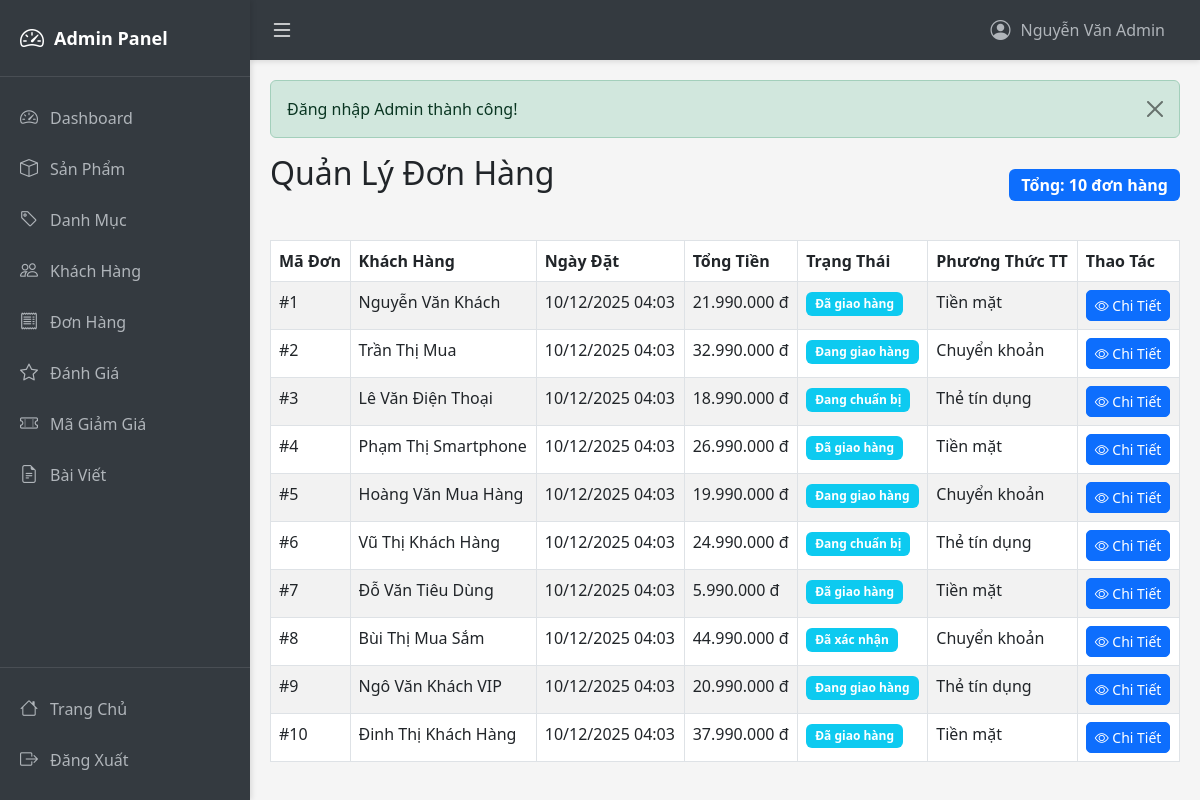
The page /admin/orders (signed in) on the database its author committed.
### tables this page shows
CREATE TABLE Orders (
  order_id INT AUTO_INCREMENT PRIMARY KEY,
  customer_id INT,
  employee_id INT,
  order_date DATETIME DEFAULT CURRENT_TIMESTAMP,
  total_amount DECIMAL(12,2),
  order_status_id INT,
  payment_method VARCHAR(50),
  note TEXT,
  FOREIGN KEY (customer_id) REFERENCES Customers(customer_id) ON DELETE SET NULL,
  FOREIGN KEY (employee_id) REFERENCES Employees(employee_id) ON DELETE SET NULL,
  FOREIGN KEY (order_status_id) REFERENCES Order_Status(order_status_id) ON DELETE SET NULL
);

CREATE TABLE Customers (
  customer_id INT AUTO_INCREMENT PRIMARY KEY,
  full_name VARCHAR(100),
  phone_number VARCHAR(15),
  email VARCHAR(100),
  address VARCHAR(255),
  gender VARCHAR(10),
  date_of_birth DATE,
  created_at DATETIME DEFAULT CURRENT_TIMESTAMP
);

CREATE TABLE Order_Status (
  order_status_id INT AUTO_INCREMENT PRIMARY KEY,
  status_name VARCHAR(50),
  description TEXT
);

### controllers/AdminController.php (called while the page is built, shortened)
<?php
class AdminController extends BaseController {
    private $orderModel;
    public function __construct() {
        $this->orderModel = new OrderModel();
    }
    public function orders() {
        $orders = $this->orderModel->getAllOrders();
        $data = [
            'orders' => $orders,
            'pageTitle' => 'Quản Lý Đơn Hàng'
        ];
        $this->view('admin/orders/index', $data, true);
    }
}
?>

### models/BaseModel.php (called while the page is built, shortened)
<?php
class BaseModel {
    public function __construct() {
        $db = new Database();
        $this->conn = $db->getConnection();
    }
}
?>

### config/database.php (called while the page is built, shortened)
<?php
class Database {
    private $host = "localhost";
    private $db_name = "inventory_system";
    private $username = "root";
    private $password = "";
    public function getConnection() {
        $this->conn = null;
        try {
            $this->conn = new PDO(
                "mysql:host=" . $this->host . ";dbname=" . $this->db_name . ";charset=utf8mb4",
                $this->username,
                $this->password
            );
            $this->conn->setAttribute(PDO::ATTR_ERRMODE, PDO::ERRMODE_EXCEPTION);
            $this->conn->setAttribute(PDO::ATTR_DEFAULT_FETCH_MODE, PDO::FETCH_ASSOC);
        } catch(PDOException $e) {
            echo "Connection error: " . $e->getMessage();
        }
        return $this->conn;
    }
}
?>

### models/OrderModel.php (called while the page is built, shortened)
<?php
class OrderModel extends BaseModel {
    public function getAllOrders($limit = null, $offset = 0) {
        $sql = "SELECT o.*, c.full_name as customer_name, os.status_name
                FROM Orders o
                LEFT JOIN Customers c ON o.customer_id = c.customer_id
                LEFT JOIN Order_Status os ON o.order_status_id = os.order_status_id
                ORDER BY o.order_date DESC";
        $stmt = $this->conn->prepare($sql);
        $stmt->execute();
        return $stmt->fetchAll();
    }
}
?>

### views/admin/orders/index.php (the view)
<?php
require_once dirname(dirname(__DIR__)) . "/admin/layouts/header.php";
?>
<div class="d-flex justify-content-between align-items-center mb-4">
    <h2 class="mb-4">Quản Lý Đơn Hàng</h2>
    <span class="badge bg-primary fs-6">
        Tổng: <?= count($orders) ?> đơn hàng
    </span>
</div>
<div class="table-responsive">
    <table class="table table-striped table-bordered">
        <thead>
            <tr>
                <th>Mã Đơn</th>
                <th>Khách Hàng</th>
                <th>Ngày Đặt</th>
                <th>Tổng Tiền</th>
                <th>Trạng Thái</th>
                <th>Phương Thức TT</th>
                <th>Thao Tác</th>
            </tr>
        </thead>
        <tbody>
            <?php if (empty($orders)): ?>
                <tr>
                    <td colspan="7" class="text-center">Chưa có đơn hàng nào</td>
                </tr>
            <?php else: ?>
                <?php foreach ($orders as $order): ?>
                    <tr>
                        <td>#<?= $order['order_id'] ?></td>
                        <td><?= htmlspecialchars($order['customer_name']) ?></td>
                        <td><?= date('d/m/Y H:i', strtotime($order['order_date'])) ?></td>
                        <td><?= number_format($order['total_amount'], 0, ',', '.') ?> đ</td>
                        <td><span class="badge bg-info"><?= htmlspecialchars($order['status_name']) ?></span></td>
                        <td><?= htmlspecialchars($order['payment_method']) ?></td>
                        <td>
                            <a href="<?= BASE_URL ?>admin/orderDetail/<?= $order['order_id'] ?>" class="btn btn-sm btn-primary">
                                <i class="bi bi-eye"></i> Chi Tiết
                            </a>
                        </td>
                    </tr>
                <?php endforeach; ?>
            <?php endif; ?>
        </tbody>
    </table>
</div>
<?php require_once dirname(dirname(__DIR__)) . "/admin/layouts/footer.php"; ?>

### public/css/admin.css (style rules this page uses)
:root { --sidebar-width: 250px; --sidebar-collapsed-width: 70px; --topbar-height: 60px; --primary-color: #343a40; --secondary-color: #495057; --accent-color: #007bff; }
* { margin: 0; padding: 0; box-sizing: border-box; }
body { background-color: #f5f5f5; display: flex; flex-direction: column; }
.table { background-color: white; }
.table thead { background-color: #f8f9fa; }
.btn { border-radius: 5px; }
.badge { padding: 0.5em 0.75em; }

### rows shown on the page
orders: order_id "1", customer.full_name "Nguyễn Văn Khách", order_date "10/12/2025 04:03", total_amount "21.990.000", order_status.status_name "Đã giao hàng", payment_method "Tiền mặt"
orders: order_id "2", customer.full_name "Trần Thị Mua", order_date "10/12/2025 04:03", total_amount "32.990.000", order_status.status_name "Đang giao hàng", payment_method "Chuyển khoản"
orders: order_id "3", customer.full_name "Lê Văn Điện Thoại", order_date "10/12/2025 04:03", total_amount "18.990.000", order_status.status_name "Đang chuẩn bị", payment_method "Thẻ tín dụng"
orders: order_id "4", customer.full_name "Phạm Thị Smartphone", order_date "10/12/2025 04:03", total_amount "26.990.000", order_status.status_name "Đã giao hàng", payment_method "Tiền mặt"
orders: order_id "5", customer.full_name "Hoàng Văn Mua Hàng", order_date "10/12/2025 04:03", total_amount "19.990.000", order_status.status_name "Đang giao hàng", payment_method "Chuyển khoản"
orders: order_id "6", customer.full_name "Vũ Thị Khách Hàng", order_date "10/12/2025 04:03", total_amount "24.990.000", order_status.status_name "Đang chuẩn bị", payment_method "Thẻ tín dụng"
orders: order_id "7", customer.full_name "Đỗ Văn Tiêu Dùng", order_date "10/12/2025 04:03", total_amount "5.990.000", order_status.status_name "Đã giao hàng", payment_method "Tiền mặt"
orders: order_id "8", customer.full_name "Bùi Thị Mua Sắm", order_date "10/12/2025 04:03", total_amount "44.990.000", order_status.status_name "Đã xác nhận", payment_method "Chuyển khoản"
orders: order_id "9", customer.full_name "Ngô Văn Khách VIP", order_date "10/12/2025 04:03", total_amount "20.990.000", order_status.status_name "Đang giao hàng", payment_method "Thẻ tín dụng"
orders: order_id "10", customer.full_name "Đinh Thị Khách Hàng", order_date "10/12/2025 04:03", total_amount "37.990.000", order_status.status_name "Đã giao hàng", payment_method "Tiền mặt"

### other values the page prints
$_SESSION['admin_name'] "Nguyễn Văn Admin"
$_SESSION['success'] "Đăng nhập Admin thành công!"
count($orders) "10"
